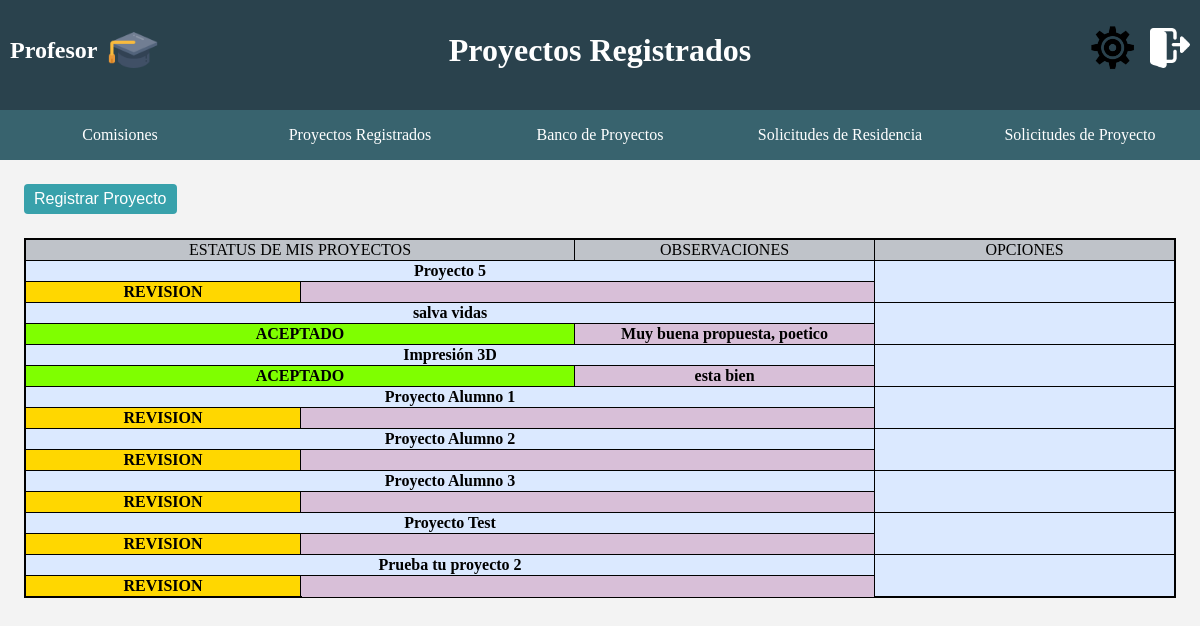
The app's page /Profesor/profesorMisProyectos.php (signed in) with its own data.
### tables this page shows
CREATE TABLE IF NOT EXISTS `SolicitudProyecto` (
    `SPID` int(10) NOT NULL AUTO_INCREMENT,
    `SPNombreProyecto` varchar(255) DEFAULT NULL,
    `SPObjetivo` varchar(1000) DEFAULT NULL,
    `SPDescripcion` varchar(1000) DEFAULT NULL,
    `SPImpacto` varchar(1000) DEFAULT NULL,
    `SPLugar` varchar(255) DEFAULT NULL,
    `SPEstudiantesRequeridos` int(11) DEFAULT NULL,
    `SDTiempoEstimado` int(11) DEFAULT NULL COMMENT 'MESES',
    `SPTipo` varchar(10) DEFAULT 'INTERNO' COMMENT 'INTERNO, EXTERNO, DUAL, CIIE',
    `SPLineaInvestigacion` varchar(255) DEFAULT NULL,
    `SPReferencias` varchar(1000) DEFAULT NULL,
    `UIDResponsable` int(11) DEFAULT NULL COMMENT 'El responsable es el que registra el proyecto',
    `SPEstatus` varchar(10) DEFAULT 'PENDIENTE' COMMENT 'PENDIENTE, REVISION, ACEPTADO, RECHAZADP',
    `ERFC` varchar(13) DEFAULT NULL,
    `UPropietario` int(11) DEFAULT NULL,
    PRIMARY KEY (`SPID`),
    KEY `UIDResponsable` (`UIDResponsable`),
    KEY `ERFC` (`ERFC`),
    KEY `UPropietario` (`UPropietario`),
    CONSTRAINT `SolicitudProyecto_ibfk_1` FOREIGN KEY (`ERFC`) REFERENCES `Empresas` (`ERFC`) ON DELETE CASCADE ON UPDATE CASCADE,
    CONSTRAINT `SolicitudProyecto_ibfk_2` FOREIGN KEY (`UPropietario`) REFERENCES `Usuarios` (`UID`) ON DELETE CASCADE ON UPDATE CASCADE,
    CONSTRAINT `UIDResponsable` FOREIGN KEY (`UIDResponsable`) REFERENCES `Usuarios` (`UID`) ON DELETE CASCADE ON UPDATE CASCADE
);

CREATE TABLE IF NOT EXISTS `ComisionProyectoProfesor` (
    `CPPID` int(11) NOT NULL AUTO_INCREMENT,
    `UProfesor` int(10) DEFAULT NULL,
    `SPID` int(10) DEFAULT NULL,
    `CPPFechaElaboracion` date DEFAULT NULL,
    `CPPFechaLimite` date DEFAULT NULL,
    `CPPEstatus` varchar(10) DEFAULT 'PENDIENTE' COMMENT 'PENDIENTE, ACEPTADO, RECHAZADO',
    `CPPObservaciones` varchar(200) DEFAULT NULL,
    PRIMARY KEY (`CPPID`),
    KEY `UProfesor` (`UProfesor`),
    KEY `SPID` (`SPID`),
    CONSTRAINT `ComisionProyectoProfesor_ibfk_1` FOREIGN KEY (`UProfesor`) REFERENCES `Usuarios` (`UID`) ON DELETE CASCADE ON UPDATE CASCADE,
    CONSTRAINT `ComisionProyectoProfesor_ibfk_2` FOREIGN KEY (`SPID`) REFERENCES `SolicitudProyecto` (`SPID`) ON DELETE CASCADE ON UPDATE CASCADE
);

### Profesor/funcProfesor.php (called while the page is built, shortened)
<?php
    function listProySolicitados($SPID){
        $conection = conn();
        $sql = "SELECT SolicitudProyecto.`SPNombreProyecto`, SolicitudProyecto.SPEstatus FROM `SolicitudProyecto` WHERE `SolicitudProyecto`.SPID = $SPID;";
        $query = mysqli_query($conection, $sql);
        return $query;
    }
    function observaciones($SPID){
        $conection = conn();
        $sql = "SELECT ComisionProyectoProfesor.CPPObservaciones FROM `ComisionProyectoProfesor` WHERE `ComisionProyectoProfesor`.SPID = $SPID;";
        $query = mysqli_fetch_array(mysqli_query($conection, $sql));
        return $query[0];
    }
    function listSPIDsolicitudes($UID){
        $conection = conn();
        $sql = "SELECT SolicitudProyecto.`SPID` FROM `SolicitudProyecto` WHERE `SolicitudProyecto`.UIDResponsable = $UID;";
        $query = mysqli_query($conection, $sql);
        return $query;
    }
?>

### Profesor/profesorMisProyectos.php (the view, shortened to what this page needs)
<?php
	include ('funcProfesor.php');
	$UID = $_SESSION['id'];
	$result = listSPIDsolicitudes($UID);
?>
<!DOCTYPE html>
<html>
<head>
	<link rel="stylesheet" href="../style/style.css">
	<link rel="stylesheet" href="Style/StyleProfesor.css">
</head>
<body style="margin: 0;" id="banco-p">
	<div class="container">
		<div class="row">
			<div class="left-column">
				<a class="home-btn" href="index.php">
					<h2><span style="margin-right: 10px;">Profesor</span></h2>
					<img src="../img/sombrero.png" width="50px">
				</a>
			</div>
			<div class="center-column">
				<h1>Proyectos Registrados</h1>
			</div>
			<div class="right-column">
				<a href="../usuariosConfig.php?idUsuario=<?php echo $_SESSION['id'];?>"><img src="../img/configuraciones.png" width="50px"></a> &nbsp; &nbsp;
				<a href="../logout.php"><img src="../img/logout.png" width="40px"></a>
			</div>
		</div>
	</div>
	<div class="MargenBoton">
		<a href="profesorSoliProyRes.php"><button class="boton2">Registrar Proyecto</button></a>
	</div>
	<div class="tabla-scroll">
		<table class = "tb-asp" id="obsrv">
				<tr>
					<td class="sticky" colspan="3">ESTATUS DE MIS PROYECTOS</td>
					<td class="sticky"> OBSERVACIONES </td>
					<td class="sticky">OPCIONES</td>
				</tr>
				<tr>
				<?php
					while ($proy = mysqli_fetch_array($result)){
						$row = mysqli_fetch_array(listProySolicitados($proy[0]));
						if($row[1] == 'PENDIENTE'){
							$colspan = 1;
							$color = '_azul';
						}else if($row[1] == 'REVISION'){
							$colspan = 2;
							$color = '_amarillo';
						}else if($row[1] == 'ACEPTADO'){
							$colspan = 3;
							$color = '_verde';
						}else if($row[1] == 'RECHAZADO'){
							$colspan = 3;
							$color = '_rojo';
						}
						?>
						<tr class="par">
							<th class="tb-th-asp" id="nombProy" colspan="4"><?php echo $row[0]; ?></th>
							<th rowspan="2" class="tb-th-asp" style="border: 1px solid;">
							</th>
						</tr>
						<tr>
							<th class="tb-th-asp" id="<?php echo $color; ?>" colspan="<?php echo $colspan; ?>"><?php echo $row[1]; ?></th>
							<th class="tb-th-asp"><?php
								if($row[1] != 'PENDIENTE'){
									$obsrv = observaciones($proy[0]);
									echo $obsrv;
								}
							?></th>
						</tr>
						<?php
					}
					?>
				</tr>
		</table>
	</div>
</body>
</html>

### style/style.css (style rules this page uses)
body { margin: 0; background-color: whitesmoke; }
.container { display: flex; flex-direction: column; justify-content: center; align-items: center; align-items: flex-start; justify-content: flex-start; background-color: #2A424D; }
.row { display: flex; justify-content: center; align-items: center; width: 100%; margin-bottom: 10px; color: white; }
.button-row { display: flex; justify-content: center; align-items: center; width: 100%; }
.button-link { display: flex; align-items: center; justify-content: center; height: 50px; background-color: #45818e86; color: white; text-align: center; text-decoration: none; flex: 1; }
.left-column { width: 33%; height: 100px; display: flex; justify-content: flex-start; align-items: center; padding-left: 10px; }
.center-column { width: 33%; height: 100px; display: flex; justify-content: center; align-items: center; }
.right-column { width: 33%; height: 100px; display: flex; justify-content: flex-end; align-items: center; padding-right: 10px; }
.home-btn { display: flex; align-items: center; text-decoration: none; color: white; }
.tabla-scroll { max-height: 366px; border: 1px solid; overflow: scroll; background-color: azure; margin: 2%; }
.sticky { position: sticky; top: 0; background-color: #bfc3c9; min-width: 145.210px; max-width: 145.210px; border: 1px solid; }
.par { background-color: #dbe9ff; }
.tb-th-asp { min-width: 132.210px; max-width: 132.210px; }
.sticky, .tb-th-asp { padding-right: 5px; padding-left: 5px; }
.tb-asp { width: 100%; }
.tb-asp, .sticky, .tb-th-asp { border-collapse: collapse; text-align: center; }
.boton2 { padding: 6px 10px; font-size: 16px; text-align: center; text-decoration: none; background-color: #38a1ab; color: rgb(255, 255, 255); border-radius: 4px; border: none; cursor: pointer; }
.MargenBoton { margin-left: 2%; margin-top: 2%; }

### Profesor/Style/StyleProfesor.css (style rules this page uses)
.home-btn { display: flex; align-items: center; text-decoration: none; color: white; }
#banco-p { background-color:#f3f3f3; }
th#_amarillo { background-color:gold; border: 1px solid; }
th#_verde { background-color: chartreuse; border: 1px solid; }
th#nombProy { border: 1px solid; }
table#obsrv { background-color:thistle; }

### records on screen
solicitudproyecto: SPNombreProyecto "Proyecto 5", SPEstatus "REVISION"
solicitudproyecto: SPNombreProyecto "salva vidas", SPEstatus "ACEPTADO", SPID.CPPObservaciones "Muy buena propuesta, poetico"
solicitudproyecto: SPNombreProyecto "Impresión 3D", SPEstatus "ACEPTADO", SPID.CPPObservaciones "esta bien"
solicitudproyecto: SPNombreProyecto "Proyecto Alumno 1", SPEstatus "REVISION"
solicitudproyecto: SPNombreProyecto "Proyecto Alumno 2", SPEstatus "REVISION"
solicitudproyecto: SPNombreProyecto "Proyecto Alumno 3", SPEstatus "REVISION"
solicitudproyecto: SPNombreProyecto "Proyecto Test", SPEstatus "REVISION"
solicitudproyecto: SPNombreProyecto "Prueba tu proyecto 2", SPEstatus "REVISION"
